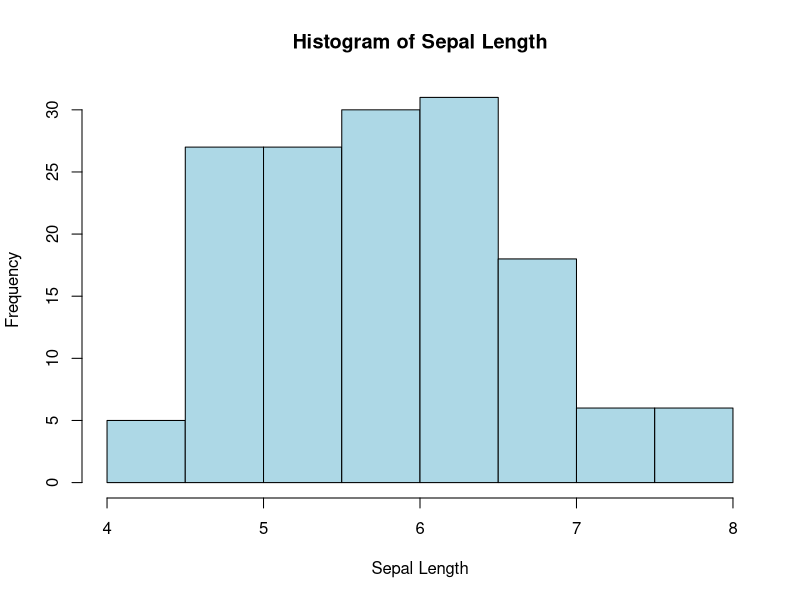
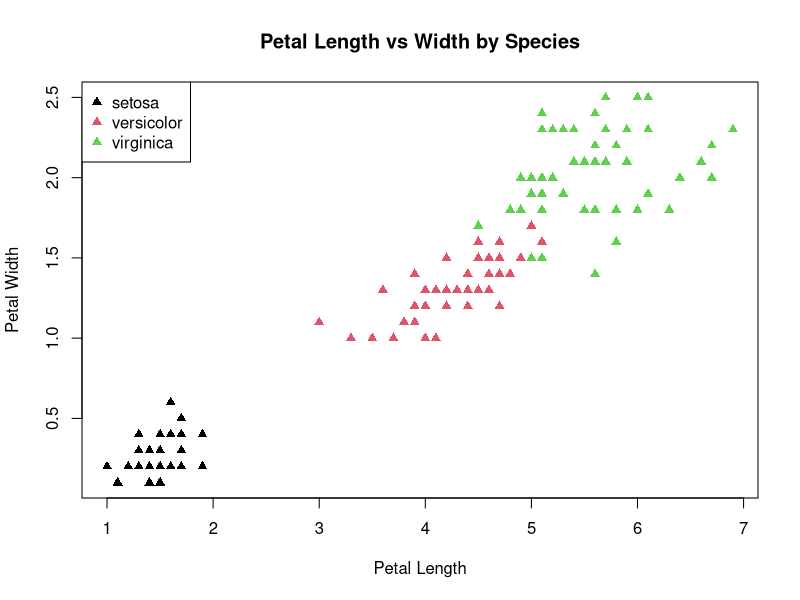

Write R code to recreate these figures, in order.
## ---- chunk 1
knitr::opts_chunk$set(echo = TRUE)
## ---- chunk 2
colnames(iris) <- c("Sepal.Length","Sepal.Width","Petal.Length","Petal.Width","Species")


head(iris, 3)

summary(iris)


table(iris$Species)
## ---- chunk 3
iris$Petal.Length.Sq <- iris$Petal.Length^2
head(iris, 3)

hist(iris$Sepal.Length,
     main = "Histogram of Sepal Length",
     xlab = "Sepal Length",
     col = "lightblue")

plot(iris$Petal.Length, iris$Petal.Width,
     col = as.factor(iris$Species),
     main = "Petal Length vs Width by Species",
     xlab = "Petal Length", ylab = "Petal Width",
     pch = 17)
legend("topleft", legend = levels(as.factor(iris$Species)),
       col = 1:3, pch = 17)
